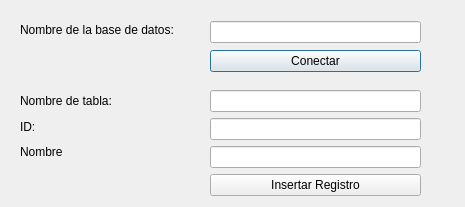
<?xml version="1.0" encoding="UTF-8"?>
<ui version="4.0">
 <class>InsercionDatosBDDialog</class>
 <widget class="QDialog" name="InsercionDatosBDDialog">
  <property name="geometry">
   <rect>
    <x>0</x>
    <y>0</y>
    <width>465</width>
    <height>207</height>
   </rect>
  </property>
  <property name="windowTitle">
   <string>Inserción de Datos BD SQLite</string>
  </property>
  <widget class="QLabel" name="lbl_nombre_base_datos">
   <property name="geometry">
    <rect>
     <x>20</x>
     <y>20</y>
     <width>191</width>
     <height>20</height>
    </rect>
   </property>
   <property name="text">
    <string>Nombre de la base de datos:</string>
   </property>
  </widget>
  <widget class="QWidget" name="layoutWidget">
   <property name="geometry">
    <rect>
     <x>210</x>
     <y>20</y>
     <width>211</width>
     <height>54</height>
    </rect>
   </property>
   <layout class="QVBoxLayout" name="verticalLayout">
    <item>
     <widget class="QLineEdit" name="txt_nombre_base_datos"/>
    </item>
    <item>
     <widget class="QPushButton" name="btn_conectar">
      <property name="text">
       <string>Conectar</string>
      </property>
     </widget>
    </item>
   </layout>
  </widget>
  <widget class="QWidget" name="layoutWidget">
   <property name="geometry">
    <rect>
     <x>20</x>
     <y>91</y>
     <width>181</width>
     <height>71</height>
    </rect>
   </property>
   <layout class="QVBoxLayout" name="verticalLayout_3">
    <item>
     <widget class="QLabel" name="lbl_nombre_tabla">
      <property name="text">
       <string>Nombre de tabla:</string>
      </property>
     </widget>
    </item>
    <item>
     <widget class="QLabel" name="lbl_id">
      <property name="text">
       <string>ID:</string>
      </property>
     </widget>
    </item>
    <item>
     <widget class="QLabel" name="lbl_nombre">
      <property name="text">
       <string>Nombre</string>
      </property>
     </widget>
    </item>
   </layout>
  </widget>
  <widget class="QWidget" name="layoutWidget">
   <property name="geometry">
    <rect>
     <x>210</x>
     <y>90</y>
     <width>211</width>
     <height>110</height>
    </rect>
   </property>
   <layout class="QVBoxLayout" name="verticalLayout_2">
    <item>
     <widget class="QLineEdit" name="txt_nombre_tabla"/>
    </item>
    <item>
     <widget class="QLineEdit" name="txt_id"/>
    </item>
    <item>
     <widget class="QLineEdit" name="txt_nombre"/>
    </item>
    <item>
     <widget class="QPushButton" name="btn_insertar_registro">
      <property name="text">
       <string>Insertar Registro</string>
      </property>
     </widget>
    </item>
   </layout>
  </widget>
 </widget>
 <resources/>
 <connections/>
</ui>
